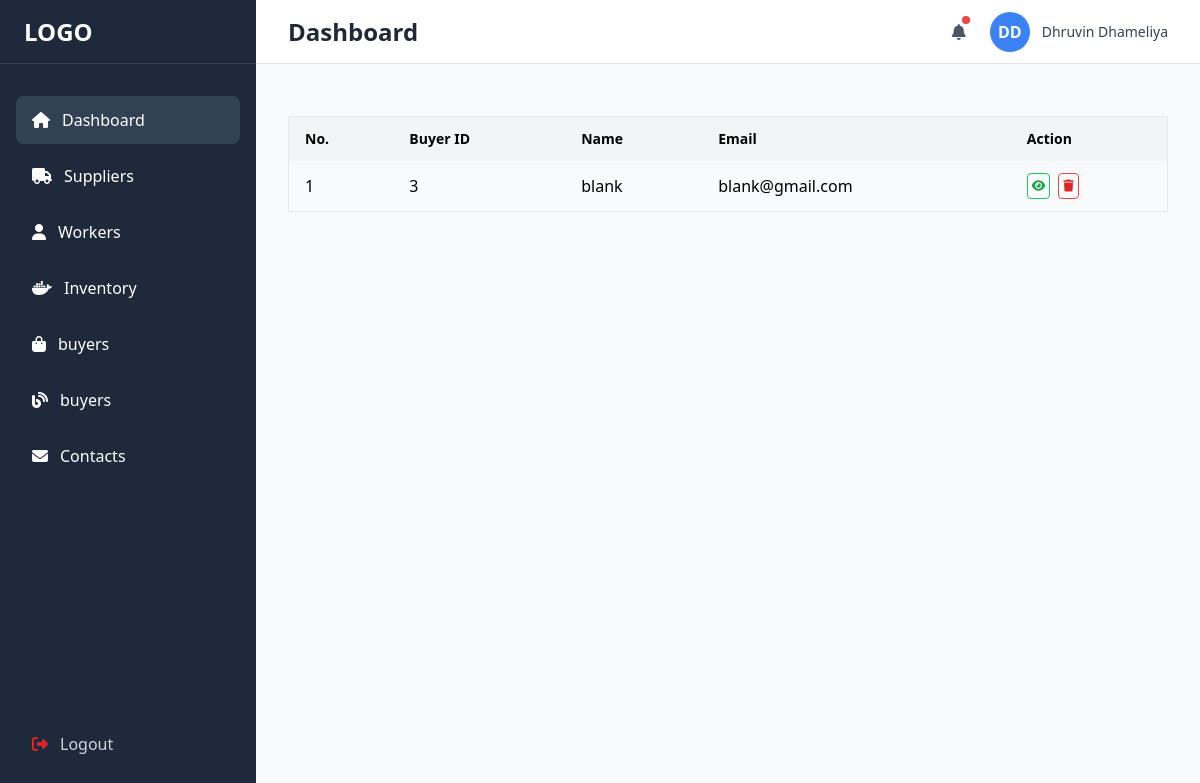
The app's page /admin_panel/auth_buyers/ (signed in), older data.
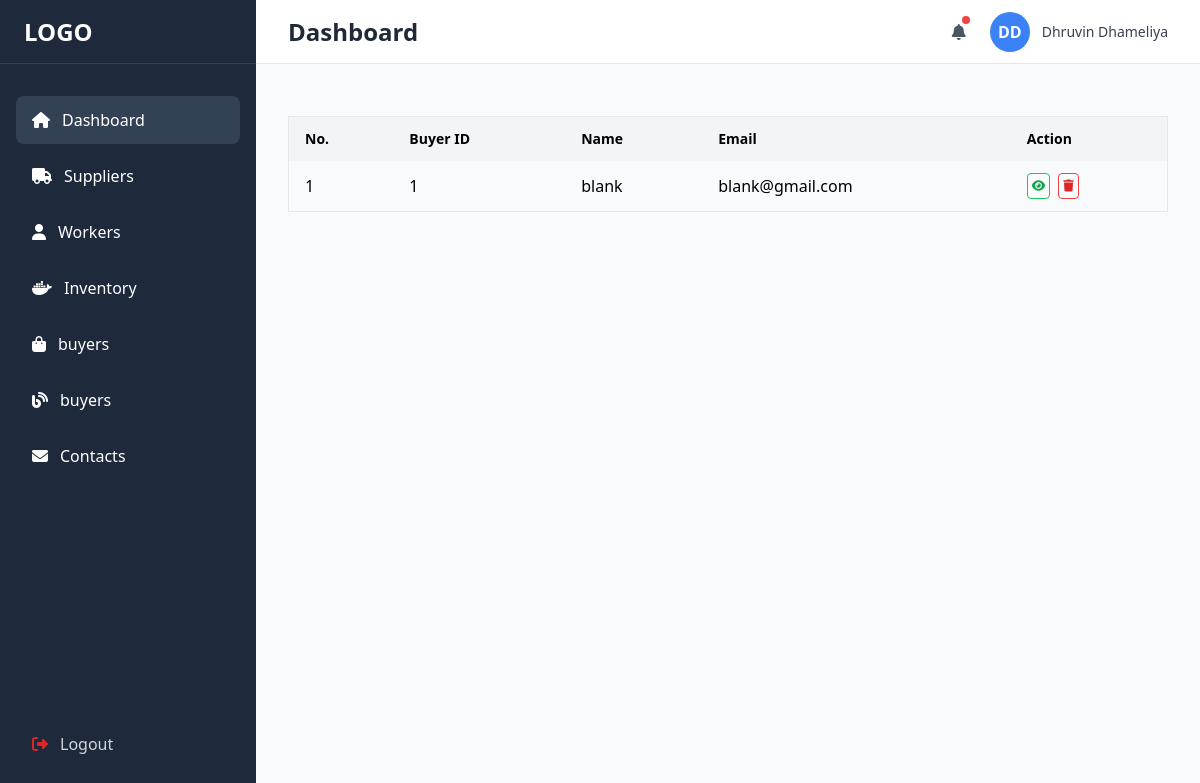
The same page, newer data.
### buyers/models.py (models this page shows, shortened)
class Buyer(models.Model):
    name = models.CharField(max_length=100)
    email = models.EmailField(unique=True)
    password = models.CharField(max_length=255)
    address = models.TextField(blank=True, null=True)
    city = models.CharField(max_length=50, blank=True, null=True)
    state = models.CharField(max_length=50, blank=True, null=True)
    pincode = models.CharField(max_length=10, blank=True, null=True)
    phone = models.CharField(max_length=15, null=True, blank=True)
    profile_image = models.ImageField(upload_to="buyers/", blank=True, null=True)
    gender = models.CharField(max_length=10, blank=True, null=True)

### admin_panel/views.py (the view)
# urls.py: path('auth_buyers/',auth_buyers,name='auth_buyers'),
@never_cache
@login_required(login_url='auth_login')
def auth_buyers(request):
    buyers = Buyer.objects.all().order_by('-id')
    context = {
        'buyers': buyers
    }
    return render(request, 'auth_buyers.html', context)

### admin_panel/templates/auth_buyers.html (shortened to what this page needs)
{% extends "base.html" %}
{% block admin_dash %}
<main class="p-4 sm:p-6 lg:p-8">
    <div class="overflow-x-auto mt-5">
        <table class="min-w-full border border-gray-200 rounded-lg">
            <thead class="bg-gray-100">
                <tr>
                    <th class="px-4 py-3 text-left text-sm">No.</th>
                    <th class="px-4 py-3 text-left text-sm">Buyer ID</th>
                    <th class="px-4 py-3 text-left text-sm">Name</th>
                    <th class="px-4 py-3 text-left text-sm">Email</th>
                    <th class="px-4 py-3 text-left text-sm">Action</th>
                </tr>
            </thead>
            <tbody>
                {% for buyer in buyers %}
                <tr class="hover:bg-gray-50">
                    <td class="px-4 py-3">{{ forloop.counter }}</td>
                    <td class="px-4 py-3">{{ buyer.id }}</td>
                    <td class="px-4 py-3">{{ buyer.name }}</td>
                    <td class="px-4 py-3">{{ buyer.email }}</td>
                    <td class="px-4 py-3 flex gap-2">
                        <button
    onclick="openViewModal(
        '{{ buyer.id }}',
        '{{ buyer.name }}',
        '{{ buyer.email }}',
    )"
    class="px-1 text-xs text-green-600 border rounded border-green-500 py-1">
    <i class="fa-solid fa-eye"></i>
</button>
                       <button
                            onclick="openDeleteModal('{% url 'delete_buyer' buyer.id %}')"
                            class="px-1 text-xs text-red-600 border rounded border-red-500 py-1">
                            <i class="fa-solid fa-trash"></i>
                        </button>
                    </td>
                </tr>
                {% endfor %}
            </tbody>
        </table>
    </div>
</main>
{% endblock admin_dash %}

### admin_panel/templates/base.html (shortened to what this page needs)
{% load static %}
<!DOCTYPE html>
<html lang="en">
<head>
    <script src="https://cdn.tailwindcss.com"></script>
    <link rel="stylesheet" href="https://cdnjs.cloudflare.com/ajax/libs/font-awesome/6.4.0/css/all.min.css">
</head>
<body class="bg-gray-50">
    <aside id="sidebar" class="fixed top-0 left-0 z-40 h-screen w-64 bg-slate-800 transition-transform duration-300 ease-in-out -translate-x-full lg:translate-x-0">
        <div class="flex h-16 items-center justify-between px-6 border-b border-slate-700">
            <h1 class="text-2xl font-bold text-white">LOGO</h1>
        </div>
        <nav class="mt-8 px-4">
            <a href="{% url "auth_dashboard" %}" class="flex items-center gap-3 px-4 py-3 text-white bg-slate-700 rounded-lg mb-2">
                <i class="fas fa-home"></i>
                <span class="font-medium">Dashboard</span>
            </a>
            <a href="{% url "auth_suppliers" %}" class="flex items-center gap-3 px-4 py-3 text-white rounded-lg mb-2">
                <i class="fa-solid fa-truck"></i>
                <span class="font-medium">Suppliers</span>
            </a>
            <a href="{% url "auth_workers" %}" class="flex items-center gap-3 px-4 py-3 text-white rounded-lg mb-2">
                <i class="fa-solid fa-user"></i>
                <span class="font-medium">Workers</span>
            </a>
            <a href="{% url "auth_inventory" %}" class="flex items-center gap-3 px-4 py-3 text-white rounded-lg mb-2">
                <i class="fa-brands fa-docker"></i>
                <span class="font-medium">Inventory</span>
            </a>
            <a href="{% url "auth_buyers" %}" class="flex items-center gap-3 px-4 py-3 text-white rounded-lg mb-2">
                <i class="fa-solid fa-bag-shopping"></i>
                <span class="font-medium">buyers</span>
            </a>
            <a href="{% url "auth_blogs" %}" class="flex items-center gap-3 px-4 py-3 text-white rounded-lg mb-2">
                <i class="fa-solid fa-blog"></i>
                <span class="font-medium">buyers</span>
            </a>
            <a href="{% url "auth_contacts" %}" class="flex items-center gap-3 px-4 py-3 text-white rounded-lg mb-2">
                <i class="fa-solid fa-envelope"></i>
                <span class="font-medium">Contacts</span>
            </a>
        </nav>
        <div class="absolute bottom-8 left-0 right-0 px-4">
            <button class="flex items-center gap-3 px-4 py-3 text-gray-300 hover:text-white hover:bg-slate-700 rounded-lg w-full transition-colors">
                <i class="fas fa-sign-out-alt text-red-600"></i>
                <span class="font-medium"><a href="{% url 'auth_logout' %}" class="">Logout</a></span>
            </button>
        </div>
    </aside>
    <div class="lg:ml-64">
        <header class="sticky top-0 z-20 bg-white border-b border-gray-200 h-16">
            <div class="flex items-center justify-between h-full px-4 sm:px-6 lg:px-8">
                <div class="flex items-center gap-4">
                    <h2 class="text-xl sm:text-2xl font-semibold text-gray-800">Dashboard</h2>
                </div>
                <div class="flex items-center gap-3 sm:gap-4">
                    <button class="relative p-2 text-gray-600 hover:text-gray-900 hover:bg-gray-100 rounded-full transition-colors">
                        <i class="fas fa-bell"></i>
                        <span class="absolute top-1 right-1 h-2 w-2 bg-red-500 rounded-full"></span>
                    </button>
                    <div class="flex items-center gap-2 sm:gap-3">
                        <div class="w-8 h-8 sm:w-10 sm:h-10 bg-blue-500 rounded-full flex items-center justify-center text-white font-semibold text-sm sm:text-base">
                            DD
                        </div>
                        <span class="hidden sm:block text-sm font-medium text-gray-700">Dhruvin Dhameliya</span>
                    </div>
                </div>
            </div>
        </header>
        {% block admin_dash %}
        {% endblock admin_dash %}
    </div>
</body>
</html>

Row changes from the older to the newer data that the page shows:
removed Buyer: id "3", name "blank", email "blank@gmail.com"
added Buyer: id "1", name "blank", email "blank@gmail.com"
